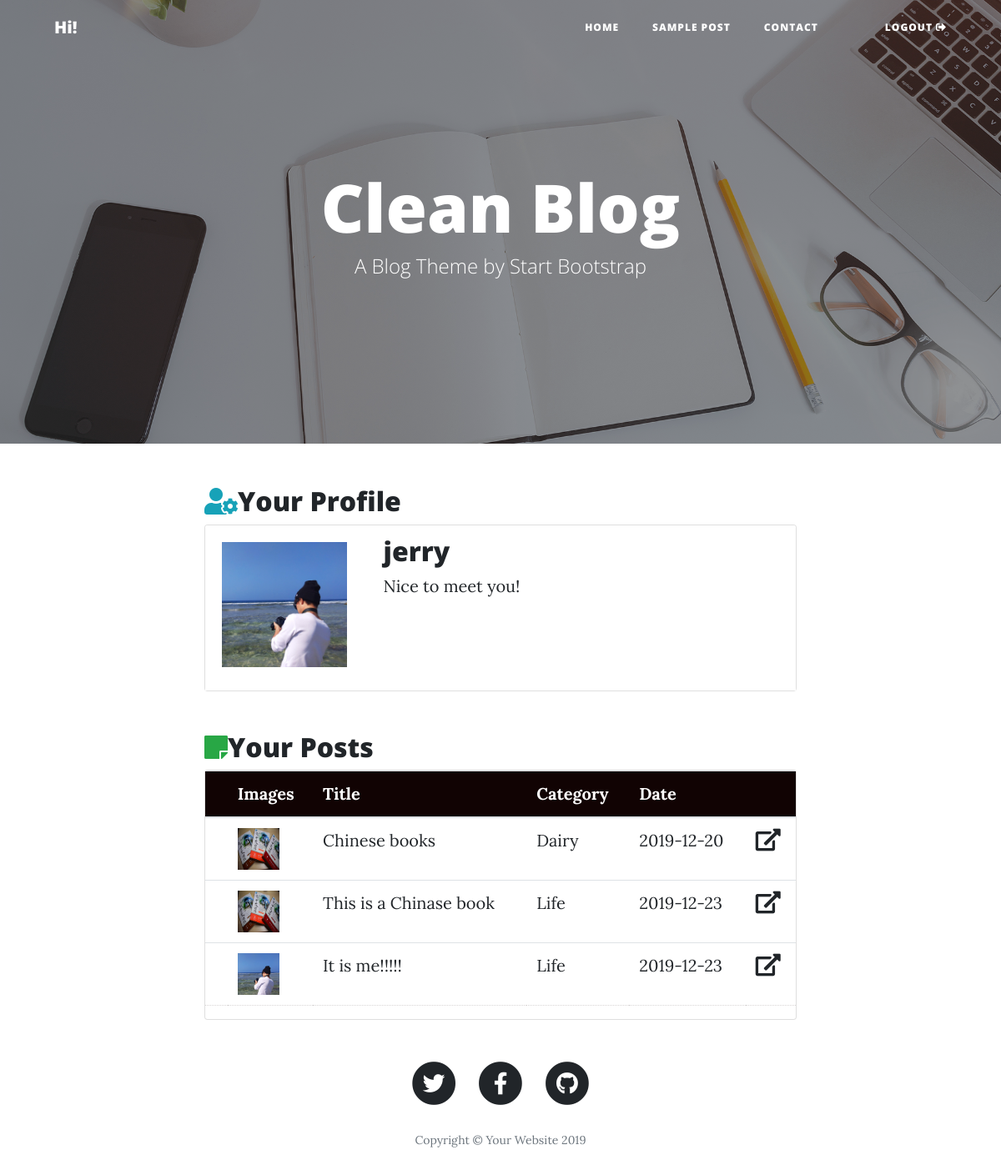
The page /userDetail.php?specID=8 on the database its author committed.
### tables this page shows
CREATE TABLE `user` (
  `user_id` int(11) NOT NULL,
  `user_first_name` varchar(50) NOT NULL,
  `user_last_name` varchar(50) NOT NULL,
  `username` varchar(50) NOT NULL,
  `email` varchar(50) NOT NULL,
  `phone` int(50) NOT NULL,
  `password` varchar(100) DEFAULT NULL,
  `nationality` varchar(50) NOT NULL,
  `occupation` varchar(50) NOT NULL,
  `bio` varchar(100) NOT NULL,
  `user_picture` varchar(100) NOT NULL DEFAULT 'human-icon-big.png',
  `user_birthday` date NOT NULL,
  `registrationDate` date NOT NULL DEFAULT current_timestamp(),
  `user_status` varchar(1) NOT NULL DEFAULT 'U'
);

CREATE TABLE `post` (
  `post_id` int(11) NOT NULL,
  `post_image` varchar(100) NOT NULL,
  `title_name` varchar(50) NOT NULL,
  `post_content` varchar(1000) NOT NULL,
  `category_id` int(11) NOT NULL,
  `user_id` int(11) NOT NULL,
  `post_date` date NOT NULL DEFAULT current_timestamp()
);

CREATE TABLE `categories` (
  `category_id` int(11) NOT NULL,
  `category` varchar(10) NOT NULL
);

### class/database.php (called while the page is built, shortened)
<?php
    class database{
        private $servername = "localhost";
        private $username = "root";
        private $password = "";
        private $database = "portfolio";
        public function __construct(){
            $this->conn = new mysqli($this->servername, $this->username, $this->password, $this->database);
            return $this->conn;
        }
    }
?>

### class/User.php (called while the page is built, shortened)
<?php
    require_once 'database.php';
    class User extends database{
        public function getUserDetail($specID){
            $sql = "SELECT * FROM `user` WHERE user_id = '$specID'";
            $rows = array();
            $result = $this->conn->query($sql);
            while($row = $result->fetch_assoc()){
                $rows[] = $row;
            }
            return $rows;
        }
        public function usersPosts($userid){
            $sql ="SELECT * FROM `post`
                INNER JOIN `user` ON post.user_id = user.user_id
                INNER JOIN `categories` ON post.category_id = categories.category_id
                WHERE post.user_id = '$userid'
            ";
            $rows = array();
            $result = $this->conn->query($sql);
            while($row = $result->fetch_assoc()){
                $rows[] = $row;
            }
            return $rows;
        }
    }
?>

### userDetail.php (the view, shortened to what this page needs)
<?php
    require_once 'class/User.php';
    $user = new User;
    $specID = $_GET['specID'];
    $usersPost = $user->usersPosts($specID);
  $userid = $_SESSION['userid'];
  $userDetail = $user->getUserDetail($specID, $userid);
?>
<!DOCTYPE html>
<html lang="en">
<head>
  <link href="vendor/bootstrap/css/bootstrap.min.css" rel="stylesheet">
  <link href="vendor/fontawesome-free/css/all.min.css" rel="stylesheet" type="text/css">
  <link href="css/clean-blog.min.css" rel="stylesheet">
</head>
<body>
  <nav class="navbar navbar-expand-lg navbar-light fixed-top" id="mainNav">
    <div class="container">
      <a class="navbar-brand" href="index.php">Hi! <?php echo $_SESSION['username'] ?></a>
      <div class="collapse navbar-collapse" id="navbarResponsive">
        <ul class="navbar-nav ml-auto">
          <li class="nav-item">
            <a class="nav-link" href="index.php">Home</a>
          </li>
          <li class="nav-item">
            <a class="nav-link" href="post.php">Sample Post</a>
          </li>
          <li class="nav-item">
            <a class="nav-link" href="contact.php">Contact</a>
          </li>
          <li class="nav-item">
            <a class="nav-link pt-1" href="about.php"><?php
            ?></a>
          </li>
          <li class="nav-item">
            <a class="nav-link" href="actionUser.php?actiontype=logout&userid=<?php echo $_SESSION['userid'] ?>">Logout<i class="fas fa-sign-out-alt ml-1"></i></a>
          </li>
        </ul>
      </div>
    </div>
  </nav>
  <header class="masthead" style="background-image: url('img/home-bg.jpg')">
    <div class="overlay"></div>
    <div class="container">
      <div class="row">
        <div class="col-lg-8 col-md-10 mx-auto">
          <div class="site-heading">
            <h1>Clean Blog</h1>
            <span class="subheading">A Blog Theme by Start Bootstrap</span>
          </div>
        </div>
      </div>
    </div>
  </header>
  <div class="container d-block">
    <div class="col-lg-8 col-md-10 mx-auto">
    <h2><i class="fas fa-user-cog text-info"></i>Your Profile</h2>
      <div class="card">
        <div class="card-header d-block bg-white border-0">
          <div class="row p-0" style="">
          <?php
            foreach($userDetail as $row){
              $picture = $row['user_picture'];
            echo "
            <figure class='col-md-3 mt-2'><img src='img/$picture' alt='sing up image' style='width: 150px; height: 150px;'></figure>
              <div class='row col-md-9 ml-1'>
                <div class='col-md-12'>
                  <h2>".$row['username']."</h2>
                  <p class='m-0'>
                  ".$row['bio']."
                  </p>
                </div>
              </div>
              </div>
          </div>
          ";
          }
          ?>
      </div>
    </div>
  </div>
  <div class="container d-block mt-5">
    <div class="col-lg-8 col-md-10 mx-auto">
    <h2><i class="fas fa-sticky-note text-success"></i>Your Posts</h2>
        <div class="card">
          <table class="table">
            <thead>
              <tr>
                <th></th>
                <th>Images</th>
                <th>Title</th>
                <th>Category</th>
                <th>Date</th>
                <th></th>
              </tr>
            </thead>
            <tbody>
              <?php
                foreach($usersPost as $row){
                  $postid = $row['post_id'];
                  echo "
                  <tr data-href='postDetail.php?postid=$postid'>
                    <td></td>
                    <td><img src='img/".$row['post_image']."' alt='sing up image' style='width: 50px; height: 50px;'></td>
                    <td>".$row['title_name']."</td>
                    <td>".$row['category']."</td>
                    <td>".$row['post_date']."</td>
                    <td><a href='postDetail.php?postid=$postid' class=''><i class='fas fa-external-link-alt fa-lg'></i></a></td>
                  </tr>
                  ";
                }
              ?>
            </tbody>
          </table>
        </div>
    </div>
  </div>
  <footer>
    <div class="container">
      <div class="row">
        <div class="col-lg-8 col-md-10 mx-auto">
          <ul class="list-inline text-center">
            <li class="list-inline-item">
              <a href="#">
                <span class="fa-stack fa-lg">
                  <i class="fas fa-circle fa-stack-2x"></i>
                  <i class="fab fa-twitter fa-stack-1x fa-inverse"></i>
                </span>
              </a>
            </li>
            <li class="list-inline-item">
              <a href="#">
                <span class="fa-stack fa-lg">
                  <i class="fas fa-circle fa-stack-2x"></i>
                  <i class="fab fa-facebook-f fa-stack-1x fa-inverse"></i>
                </span>
              </a>
            </li>
            <li class="list-inline-item">
              <a href="#">
                <span class="fa-stack fa-lg">
                  <i class="fas fa-circle fa-stack-2x"></i>
                  <i class="fab fa-github fa-stack-1x fa-inverse"></i>
                </span>
              </a>
            </li>
          </ul>
          <p class="copyright text-muted">Copyright &copy; Your Website 2019</p>
        </div>
      </div>
    </div>
  </footer>
</body>
</html>

### userDetail.php (style rules this page uses)
td, th { padding: 5px 10px; }
thead th { background: #110303; color: #fff; }
tbody tr { border-bottom: 1px dotted #D8D5D5; }
tbody td { border-width: 0px 1px; -webkit-transition: background-color .1s linear; -moz-transition: background-color .1s linear; transition: background-color .1s linear; }
tbody tr:first-child { border-top: none; }

### rows shown on the page
user: user_picture (picture), username "jerry", bio "Nice to meet you!"
post: post_image (picture), title_name "Chinese books", category.category "Dairy", post_date "2019-12-20"
post: post_image (picture), title_name "This is a Chinase book", category.category "Life", post_date "2019-12-23"
post: post_image (picture), title_name "It is me!!!!!", category.category "Life", post_date "2019-12-23"
